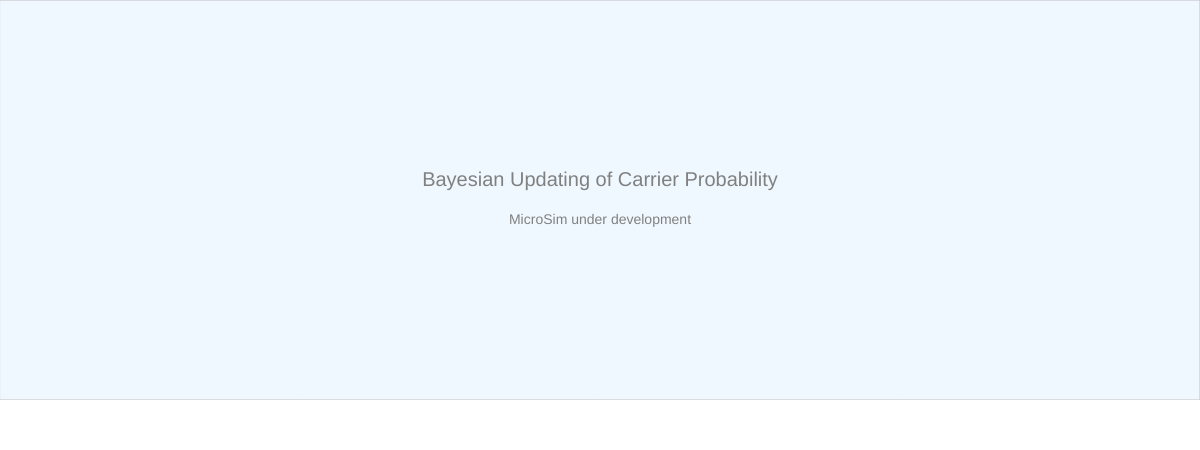
Frame 1 (no input)
Frame 60 (no input): identical to frame 1, image omitted
Frame 120 (the mouse pressed at the canvas centre since frame 60): identical to frame 1, image omitted

The p5.js sketch that drew this single still picture (run headless with seeded random() and noise() and a simulated clock; from frame 60 on, the mouse is pressed at the canvas centre):

// p5.js sketch
// ── sketch.js
// Bayesian Updating of Carrier Probability
// CANVAS_HEIGHT: 450
let drawHeight = 400;
let controlHeight = 50;
let canvasWidth, canvasHeight;

function updateCanvasSize() {
    const container = document.querySelector('main');
    canvasWidth = container ? container.offsetWidth : windowWidth;
    canvasHeight = drawHeight + controlHeight;
}

function setup() {
    updateCanvasSize();
    const canvas = createCanvas(canvasWidth, canvasHeight);
    canvas.parent(document.querySelector('main'));
    textSize(16);
}

function draw() {
    // Drawing area
    fill('aliceblue');
    stroke('silver');
    strokeWeight(1);
    rect(0, 0, canvasWidth, drawHeight);

    // Control area
    fill('white');
    noStroke();
    rect(0, drawHeight, canvasWidth, controlHeight);

    // Placeholder text
    fill('gray');
    noStroke();
    textAlign(CENTER, CENTER);
    textSize(20);
    text('Bayesian Updating of Carrier Probability', canvasWidth / 2, drawHeight / 2 - 20);
    textSize(14);
    text('MicroSim under development', canvasWidth / 2, drawHeight / 2 + 20);
}

function windowResized() {
    updateCanvasSize();
    resizeCanvas(canvasWidth, canvasHeight);
}
